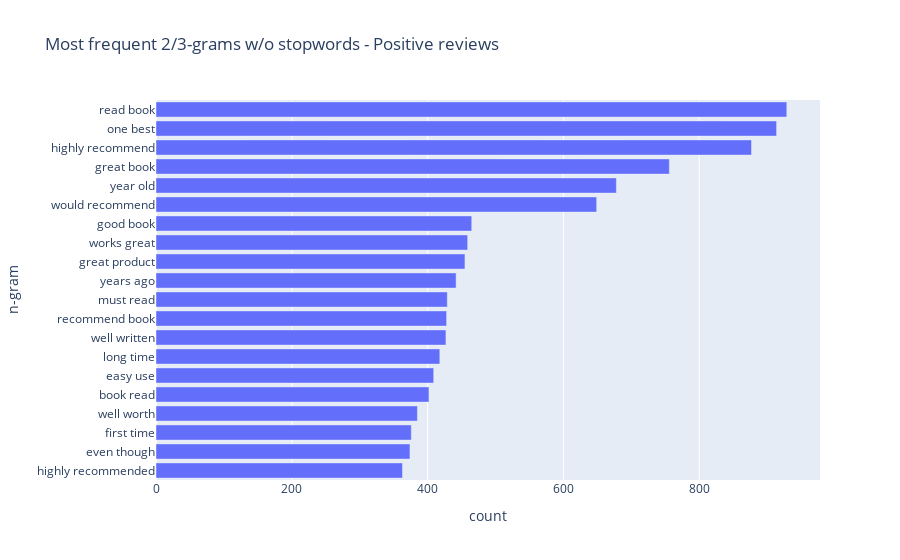

Write notebook code for a chart like this one.
### Markdown cell above
The resulting features are now much more likely to be meaningful to sentiment analysis for the reviewed products, in particular when considering 2-grams and 3-grams.

### Code cell
cv2 = CountVectorizer(ngram_range=(2,3), stop_words=frozenset(sw))
cv2.fit(df['text'])
fts2 = cv2.get_feature_names()

freq_pos = cv2.transform(df.loc[df['label'] == 2, 'text'])
gram_counts_pos = np.array(freq_pos.sum(0)).squeeze()

gram_counts_pos_df = pd.DataFrame({'n-gram': [fts2[i] for i in gram_counts_pos.argsort()],
                               'count': sorted(gram_counts_pos)})

px.bar(gram_counts_pos_df[-20:], y='n-gram', x='count', title='Most frequent 2/3-grams w/o stopwords - Positive reviews',
       orientation='h', height=600)

### Figure 1 — Plotly figure (JSON) as saved in the notebook; plotly's stock layout.template omitted (floating-point values rounded to 4 significant figures)
{"data": [{"alignmentgroup": "True", "hovertemplate": "count=%{x}<br>n-gram=%{y}<extra></extra>", "legendgroup": "", "marker": {"color": "#636efa"}, "name": "", "offsetgroup": "", "orientation": "h", "showlegend": false, "textposition": "auto", "type": "bar", "x": [363, 374, 376, 385, 402, 409, 418, 427, 428, 429, 442, 455, 459, 465, 649, 678, 756, 877, 914, 929], "xaxis": "x", "y": ["highly recommended", "even though", "first time", "well worth", "book read", "easy use", "long time", "well written", "recommend book", "must read", "years ago", "great product", "works great", "good book", "would recommend", "year old", "great book", "highly recommend", "one best", "read book"], "yaxis": "y"}], "layout": {"autosize": true, "barmode": "relative", "legend": {"tracegroupgap": 0}, "title": {"text": "Most frequent 2/3-grams w/o stopwords - Positive reviews"}, "xaxis": {"anchor": "y", "autorange": true, "domain": [0, 1], "range": [0, 977.9], "title": {"text": "count"}, "type": "linear"}, "yaxis": {"anchor": "x", "autorange": true, "domain": [0, 1], "range": [-0.5, 19.5], "title": {"text": "n-gram"}, "type": "category"}}}
